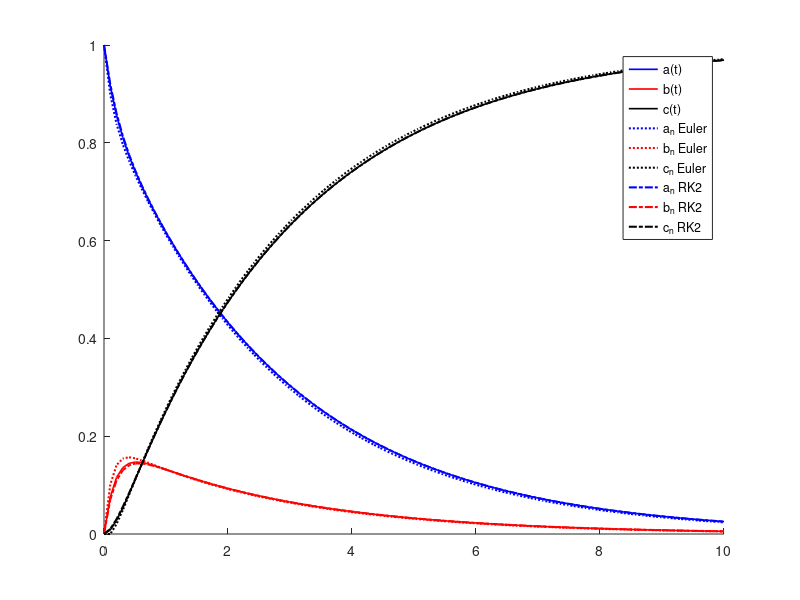

Reproduce this figure in MATLAB.
%on nettoie l'espace de travail d'Octave
clear 
%{
On considere l'equation differentielle associee a la reaction chimique:
k1: A --> B
k2: B --> C 
k3: B -->A
ou k1,k2,k3 sont les constantes cinetiques des reactions associees.

En notant a,b,c les concentrations de A,B et C, l'ODE se met sous la forme:

    a'(t) = -k1 a(t) + k3 b(t)
    b'(t) =  k1 a(t) - k2 b(t) - k3 b(t)      (**)
    c'(t) =  k2 b(t) 
%}

%constante de cinetique chimique
k1=1;
k2=2;
k3=3;
%matrice M qui definie l'equation differentielle (**)
global M
M=[-k1,k3,0;k1,-k2-k3,0;0,k2,0];

%condition initiale
y0 = [1,0,0]';
%temps final (borne sup de l'intervalle de resolution)
T = 10;


%%%%%%%%%%%%%%%%%%%%%%%%%%%%%%%%%%%%%%%%%%%%%%%%%%%%%%%%%%%%%%%%%%%%%%%%%%%%%%%
%% Methode lsode de Octave
%%%%%%%%%%%%%%%%%%%%%%%%%%%%%%%%%%%%%%%%%%%%%%%%%%%%%%%%%%%%%%%%%%%%%%%%%%%%%%%

%second membre de l'equation differentielle a resoudre: y'(t)=f(y(t),t)
function res = f(y,t)
  %constante de cinétique chimique, on recupere les variables definie ci-dessus
  global M
  %valeur de retour de la fonction f: ici c'est un vecteur de dim 3
  res = M*y; 
endfunction

%creation de la subdivision en temps
tn = linspace(0,T,100);
%appel de la routine lsode de Octave
[ysol,~,~] = lsode("f",y0,tn);

%on affiche les solutions
figure(1)
hold on
plot(tn,ysol(:,1),'b','linewidth',1.2);
plot(tn,ysol(:,2),'r','linewidth',1.2);
plot(tn,ysol(:,3),'k','linewidth',1.2);
hold off
%%%%%%%%%%%%%%%%%%%%%%%%%%%%%%%%%%%%%%%%%%%%%%%%%%%%%%%%%%%%%%%%%%%%%%%%%%%%%%%%


%Nombre de points -1 de la subdivision en temps
N = size(tn,2)-1;
%pas de la methode
h = tn(2)-tn(1);

%%%%%%%%%%%%%%%%%%%%%%%%%%%%%%%%%%%%%%%%%%%%%%%%%%%%%%%%%%%%%%%%%%%%%%%%%%%%%%%
%% Methode Euler
%%%%%%%%%%%%%%%%%%%%%%%%%%%%%%%%%%%%%%%%%%%%%%%%%%%%%%%%%%%%%%%%%%%%%%%%%%%%%%%
yn=y0;
%matrice qui va contenir les valeurs de la solution
%la colonne 1 de yEuler contient les valeurs de la suite a_n qui approche a(t_n)
%la colonne 2 de yEuler contient les valeurs de la suite a_n qui approche b(t_n)
%la colonne 3 de yEuler contient les valeurs de la suite a_n qui approche c(t_n)
yEuler(1,:)=yn;
for i=1:N
yn = (eye(3,3)+h*M)*yn;
yEuler(i+1,:)=yn;
end

%on affiche les solutions
figure(1)
hold on
plot(tn,yEuler(:,1),'b:','linewidth',1.5);
plot(tn,yEuler(:,2),'r:','linewidth',1.5);
plot(tn,yEuler(:,3),'k:','linewidth',1.5);
hold off
%%%%%%%%%%%%%%%%%%%%%%%%%%%%%%%%%%%%%%%%%%%%%%%%%%%%%%%%%%%%%%%%%%%%%%%%%%%%%%%%


%%%%%%%%%%%%%%%%%%%%%%%%%%%%%%%%%%%%%%%%%%%%%%%%%%%%%%%%%%%%%%%%%%%%%%%%%%%%%%%
%% Methode Runge Kutta
%%%%%%%%%%%%%%%%%%%%%%%%%%%%%%%%%%%%%%%%%%%%%%%%%%%%%%%%%%%%%%%%%%%%%%%%%%%%%%%
yn=y0;
yRK2(1,:)=yn;
for i=1:N
yn = (eye(3,3)+h*M+1/2*h^2*(M*M))*yn;
yRK2(i+1,:)=yn;
end

%on affiche les solutions
figure(1)
hold on
plot(tn,yRK2(:,1),'b-.','linewidth',1.5);
plot(tn,yRK2(:,2),'r-.','linewidth',1.5);
plot(tn,yRK2(:,3),'k-.','linewidth',1.5);
legend('a(t)','b(t)','c(t)','a_n Euler','b_n Euler','c_n Euler','a_n RK2','b_n RK2','c_n RK2');
hold off
%%%%%%%%%%%%%%%%%%%%%%%%%%%%%%%%%%%%%%%%%%%%%%%%%%%%%%%%%%%%%%%%%%%%%%%%%%%%%%%%


